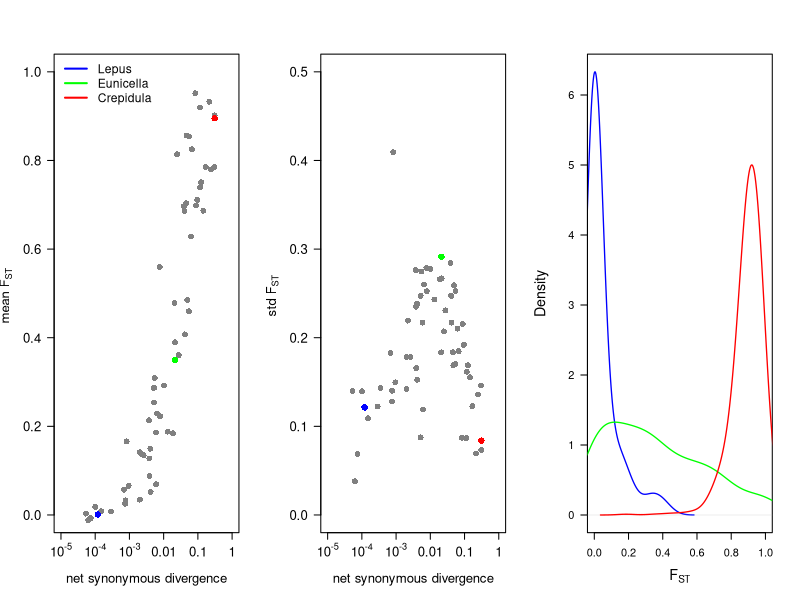

Generate this figure with R:
x = read.table("../../migHetero_NHomo.txt", h=T)

# get data from lepus and eunicella
lepus = read.table("../../../data_popPhylABC/Lepus/SumStats.txt",h=T)
pointBLepus = c(log10(mean(lepus$netdivAB_avg)), sd(lepus$FST_avg))
pointALepus = c(log10(mean(lepus$netdivAB_avg)), mean(lepus$FST_avg))
lepus$FST_avg[which(lepus$FST_avg<0)] = 0

eunicella1 = read.table("../../../data_popPhylABC/Eunicella1/SumStats.txt", h=T)
pointBEunicella1 = c(log10(mean(eunicella1$netdivAB_avg)), sd(eunicella1$FST_avg))
pointAEunicella1 = c(log10(mean(eunicella1$netdivAB_avg)), mean(eunicella1$FST_avg))
eunicella1$FST_avg[which(eunicella1$FST_avg<0)] = 0

crepidula2 = read.table("../../../data_popPhylABC/Crepidula1/SumStats.txt", h=T)
pointBCrepidula2 = c(log10(mean(crepidula2$netdivAB_avg)), sd(crepidula2$FST_avg))
pointACrepidula2 = c(log10(mean(crepidula2$netdivAB_avg)), mean(crepidula2$FST_avg))
crepidula2$FST_avg[which(crepidula2$FST_avg<0)] = 0

# plot
#pdf("figure2.pdf", bg="white")
dev.new(width=9, height=3.5)
par(mfrow=c(1,3), las=2)
plot(log10(x$netdivAB_avg), x$FST_avg, pch=16, col=grey(0.5), cex=1.2, ylim=c(0,1), xlim=c(log10(1e-5), log10(1)), xlab = "net synonymous divergence", ylab = expression(paste("mean", " ", F["ST"], sep=" ")), cex.lab = 1.2, xaxt="n", cex.axis=1.2)
points(pointALepus[1], pointALepus[2], pch=16, col="blue", cex=1.3)
points(pointAEunicella1[1], pointAEunicella1[2], pch=16, col="green", cex=1.3)
points(pointACrepidula2[1], pointACrepidula2[2], pch=16, col="red", cex=1.3)
legend("topleft", legend=c("Lepus", "Eunicella", "Crepidula"), lty=1, col=c("blue", "green", "red"), bty="n", cex=1.1, lwd=2)
par(las=1)
axis(side = 1, at = c(0, -1, -2, -3, -4, -5), labels = c(1, 0.1, 0.01, expression(paste("10"^"-3")), expression(paste("10"^"-4")) , expression(paste("10"^"-5"))), cex.axis=1.2)

plot(log10(x$netdivAB_avg), x$FST_std, pch=16, col=grey(0.5), cex=1.2, xlab = "net synonymous divergence", ylab = expression(paste("std", " ", F["ST"], sep=" ")), cex.lab = 1.2, xaxt="n", ylim=c(0,0.5), xlim=c(log10(1e-5), log10(1)), cex.axis=1.2)
points(pointBLepus[1], pointBLepus[2], pch=16, col="blue", cex=1.3)
points(pointBEunicella1[1], pointBEunicella1[2], pch=16, col="green", cex=1.3)
points(pointBCrepidula2[1], pointBCrepidula2[2], pch=16, col="red", cex=1.3)
par(las=1)
axis(side = 1, at = c(0, -1, -2, -3, -4, -5), labels = c(1, 0.1, 0.01, expression(paste("10"^"-3")), expression(paste("10"^"-4")) , expression(paste("10"^"-5"))), cex.axis=1.2)


#dev.off()


lepus$FST_avg[which(lepus$FST_avg<0)] = 0

eunicella1$FST_avg[which(eunicella1$FST_avg<0)] = 0

crepidula2$FST_avg[which(crepidula2$FST_avg<0)] = 0

par(las=1)
plot(density(lepus$FST_avg, bw=0.05), col="blue", xlim=c(0, 1), main="", xlab=expression(F["ST"]), cex.lab=1.3, lwd=1.3)
lines(density(eunicella1$FST_avg, bw=0.1), col="green", lwd=1.3)
lines(density(crepidula2$FST_avg, bw=0.05), col="red", lwd=1.3)

dev.print(pdf, "figureS3.pdf", bg="white")
dev.off()

